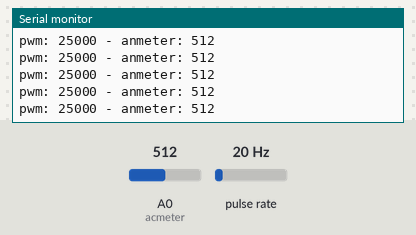
Recording of a sketch running on a simulated ESP8266 (NodeMCU). Shown: the last lines printed to the serial monitor. Wiring (inferred from the names in the program): pulse sensor: data GPIO 14. The test bench sets the inputs (shaded band); at power-on: pulse rate 20 Hz, A0 (acmeter) = 512.

Above: at 1.2 s.
1.3 s: pulse rate (sensor on GPIO 14) set to 4 Hz
At 1.61 s:
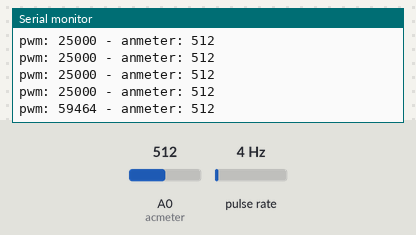
2.8 s: A0 (acmeter) set to 716
At 2.8 s:
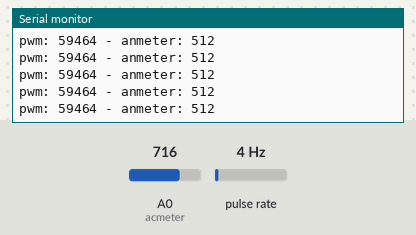
4.3 s: pulse rate (sensor on GPIO 14) set to 50 Hz
At 4.3 s:
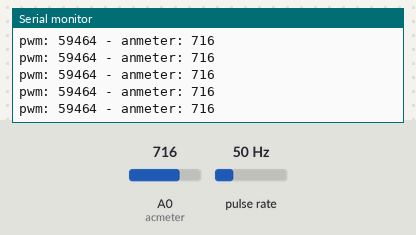
5.8 s: A0 (acmeter) set to 900
At 5.8 s:
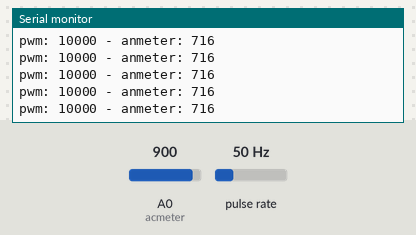
Timing chart, 0 to 8.3 s (numbered marks = the images above; inputs shaded):
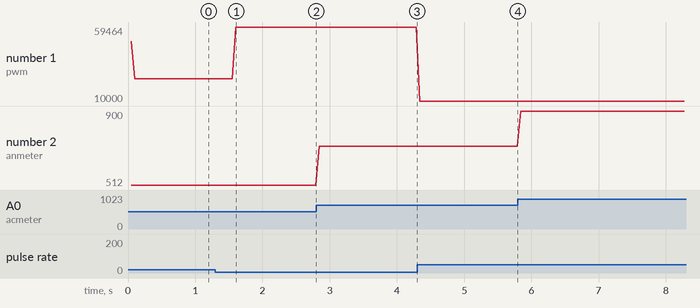

Measured:
- after the input at 1.3 s, the serial monitor: prints a new line after 0.30 s (image 1)
- plotted number 1: 25000 → 59464 after the input at 1.3 s, 59464 → 10000 after the input at 4.3 s
- plotted number 2: 512 → 716 after the input at 2.8 s, 716 → 900 after the input at 5.8 s

The sketch:

anmeter.ino
```cpp
#define flow_meter 14
#define acmeter A0

volatile uint16_t pwm_value = 0;
volatile uint16_t prev_time = 0;

uint16_t last_time = millis();
uint16_t pulse_width = 0;

uint16_t inputVal = 0;
uint16_t outputVal = 0;
int sample_f = 1/(60*4);
uint16_t avgAmp = 0;

uint16_t print_delay = 50;
uint16_t print_timer = millis();

ICACHE_RAM_ATTR void rising()
{
    attachInterrupt(digitalPinToInterrupt(flow_meter), &falling, FALLING);
    pwm_value = micros() - prev_time;
}

ICACHE_RAM_ATTR void falling()
{
    prev_time = micros();
    attachInterrupt(digitalPinToInterrupt(flow_meter), &rising, RISING);
}


void setup() {
    Serial.begin(115200);

    pinMode(flow_meter, INPUT);
    digitalWrite(flow_meter, HIGH);
    attachInterrupt(digitalPinToInterrupt(flow_meter), &rising, RISING);
    ESP.wdtDisable();

    Serial.println("Done");
}

void loop() {
    inputVal = analogRead(acmeter);

    if ( millis() - print_timer > print_delay )
    {
        noInterrupts();
        Serial.print("pwm: "); Serial.print(pwm_value);
        Serial.print(" - anmeter: ");Serial.println(inputVal);
        print_timer = millis();
        interrupts();
    }
}
```
